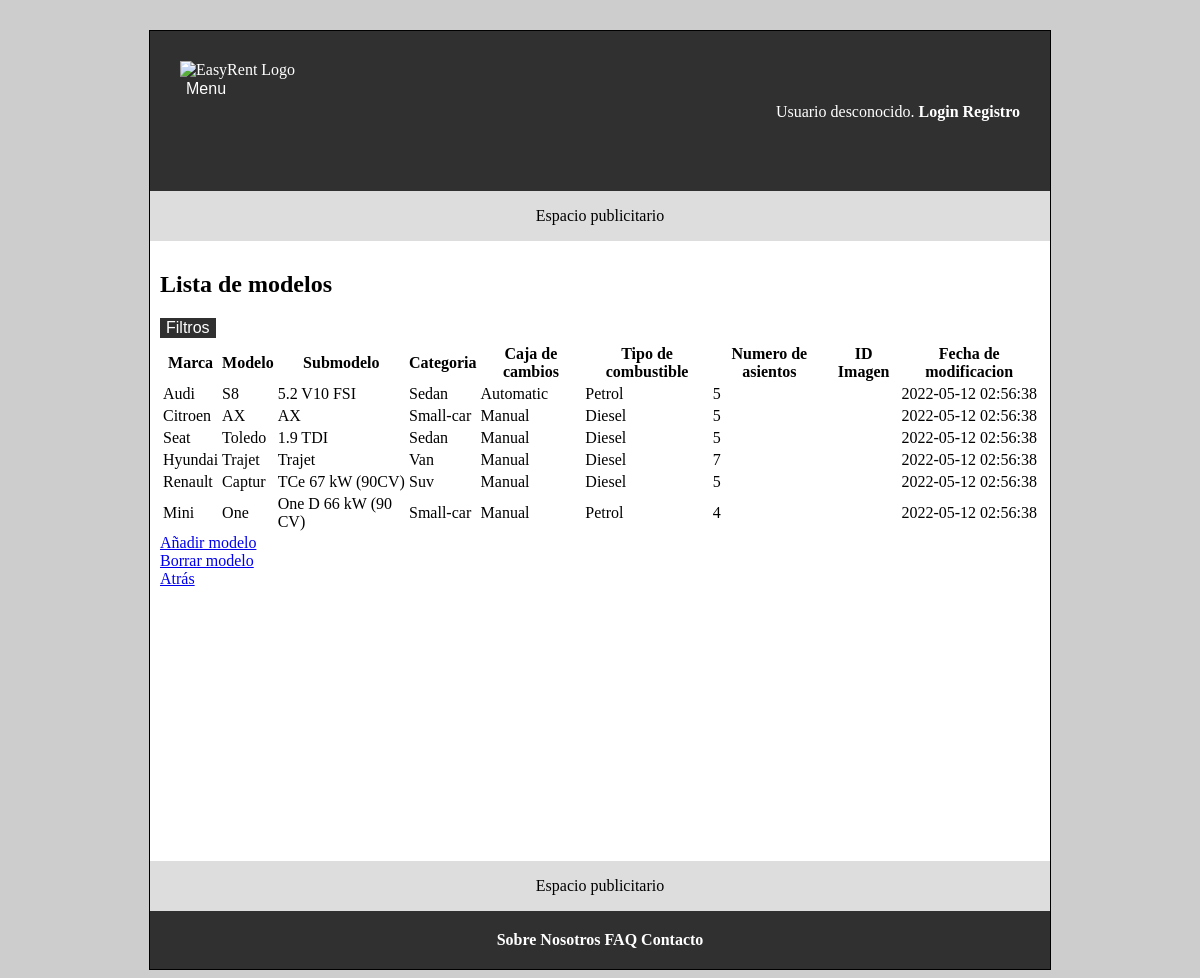
The page /modelsAdmin.php on the database its author committed.
### tables this page shows
create table
  Model (
    m_id serial primary key,
    brand varchar(40),
    model varchar(40),
    submodel varchar(40) unique not null,
    gearbox enum('Manual', 'Automatic', 'Semi-automatic', 'Duplex'),
    category enum('Coupe', 'Pickup', 'Roadster', 'Sedan', 'Small-car', 'Suv', 'Van'),
    fuelType enum ('Diesel', 'Electric-hybrid', 'Electric', 'Petrol', 'Plug-in-hybrid') not null,
    seatCount tinyint not null,
    vehicleImg bigint unsigned,
    fecha TIMESTAMP DEFAULT CURRENT_TIMESTAMP  ON UPDATE CURRENT_TIMESTAMP,
    foreign key (vehicleImg) references Image(img_id),
    check (seatCount regexp '^[2-9]{1}$')
  );

### includes/service/ModelService.php (called while the page is built, shortened)
<?php
class ModelService {
    private $modelRepository;
    private static $instance;
    private function __construct() {
        $this->modelRepository = $GLOBALS['db_model_repository'];
    }
    public static function getInstance()
    {
        if (!self::$instance instanceof self) {
            self::$instance = new self();
        }
        return self::$instance;
    }
    public function readAllModels(){
        $models = $this->modelRepository->findAll();
        return $models;
    }
}

### includes/persistance/repository/MysqlConnector.php (called while the page is built, shortened)
<?php
class MysqlConnector implements DatabaseConnection {
    private static $instance;
    private $mysqli;
    private function __construct()
    {
        $this->mysqli = null;
    }
    public static function getInstance()
    {
        if (self::$instance === null)
            self::$instance = new self;
        return self::$instance;
    }
    public function getConnection()
    {
        if ($this->mysqli == null) {
            $mysqli = new mysqli(BD_HOST, BD_USER, BD_PASS, BD_NAME, BD_PORT);
            $this->mysqli = $mysqli;
        }
        return $this->mysqli;
    }
    public function prepare($sql) {
        return self::getInstance()->getConnection()->prepare($sql);
    }
}

### includes/persistance/repository/MysqlModelRepository.php (called while the page is built, shortened)
<?php
class MysqlModelRepository extends AbstractMysqlRepository {
    public function findAll() : array
    {
        $models = [];
        $sql = sprintf("select * from Model");
        $stmt = $this->db->prepare($sql);
        $stmt->execute();
        $result = $stmt->get_result();
        while ($row = $result->fetch_assoc()) {
            $model = new Model($row['m_id'], $row['brand'], $row['model'], $row['submodel'], $row['gearbox'], $row['category'], $row['fuelType'], $row['seatCount'], $row['vehicleImg'], $row['fecha']);
            $models[] = $model;
        }
        return $models;
    }
}

### includes/service/lists/ModelList.php (called while the page is built, shortened)
<?php
class ModelList
{
    private $array;
    public function __construct($array = array())
    {
        $this->array = $array;
    }
    public function getArray()
    {
        return $this->array;
    }
}

### includes/persistance/entity/Model.php (called while the page is built, shortened)
<?php
class Model
{
    private $brand;
    private $model;
    private $submodel;
    private $gearbox;
    private $category;
    private $fuelType;
    private $seatCount;
    private $timeStamp;
    public function __construct($m_id, $brand, $model, $submodel, $gearbox, $category, $fuelType, $seatCount, $image, $timeStamp = null)
    {
        $this->brand = $brand;
        $this->model = $model;
        $this->submodel = $submodel;
        $this->gearbox = $gearbox;
        $this->category = $category;
        $this->fuelType = $fuelType;
        $this->seatCount = $seatCount;
        $this->timeStamp = $timeStamp;
    }
    public function getBrand()
    {
        return $this->brand;
    }
    public function getModel()
    {
        return $this->model;
    }
    public function getSubmodel()
    {
        return $this->submodel;
    }
    public function getGearbox()
    {
        return $this->gearbox;
    }
    public function getCategory()
    {
        return $this->category;
    }
    public function getFuelType()
    {
        return $this->fuelType;
    }
    public function getSeatCount()
    {
        return $this->seatCount;
    }
    public function getTimeStamp()
    {
        return $this->timeStamp;
    }
}

### modelsAdmin.php (the view, shortened to what this page needs)
<?php
$modelService = ModelService::getInstance();
$defaultFunctions = array('cmpBrand', 'cmpModel', 'cmpCategory', 'cmpGearbox', 'cmpFuelType', 'cmpSeatCount', 'cmpFecha');
$functionNames = ['cmpBrand' => 'Marca', 'cmpModel' => 'Modelo', 'cmpCategory' => 'Categoria', 'cmpGearbox' => 'Caja de cambios', 'cmpFuelType' => 'Tipor de combustible', 'cmpSeatCount' => 'Numero de asientos', 'cmpFecha' => 'Fecha de modificacion'];
$modelsList = new ModelList($modelService->readAllModels());
$rutaApp = RUTA_APP;
$filterSelector = '';
if(!empty($defaultFunctions)){
    foreach($defaultFunctions as $function) {
        $filterSelector .= "<a href=\"{$rutaApp}/src/modelsAdmin.php?orderModelsBy={$function}\">{$functionNames[$function]}</a>";
    }
}
$filterSelector .= '';
$contenidoPrincipal = <<<EOS
    <div>
    <h2>Lista de modelos</h2>
    <div class="dropdown">
    <button class="dropbtn" style="float:left">Filtros</button>
    <div class="dropdown-content">
    $filterSelector
    </div>
    </div>
    <div>
    <table>
        <tr>
            <th>Marca</th>
            <th>Modelo</th>
            <th>Submodelo</th>
            <th>Categoria</th>
            <th>Caja de cambios</th>
            <th>Tipo de combustible</th>
            <th>Numero de asientos</th>
            <th>ID Imagen</th>
            <th>Fecha de modificacion</th>
        </tr>
EOS;
foreach($modelsList->getArray() as $model) {
    $contenidoPrincipal .= <<<EOS
        <tr>
            <td>{$model->getBrand()}</td>
            <td>{$model->getModel()}</td>
            <td>{$model->getSubmodel()}</td>
            <td>{$model->getCategory()}</td>
            <td>{$model->getGearbox()}</td>
            <td>{$model->getFuelType()}</td>
            <td>{$model->getSeatCount()}</td>
            <td>{$model->getImage()}</td>
            <td>{$model->getTimeStamp()}</td>
        </tr>
    EOS;
}
$contenidoPrincipal .= <<<EOS
    </table>
    </div>
    </div>
    <div>
    <div class="info">
    <a href="nuevoModelo.php">Añadir modelo</a>
    </div>
    <div class="info">
    <a href="borrarModelo.php">Borrar modelo</a>
    </div>
    <div id="anteriorUrl">
    <a href="admin.php">Atrás</a>
    </div>
    </div>
EOS;
require __DIR__.'/includes/vistas/plantillas/plantilla.php';

### estilo.css (style rules this page uses)
body { background-color: #cdcdcd; }
button.dropbtn { background-color: #303030; color: white; font-size: 16px; border: none; cursor: pointer; }
div.dropdown { position: relative; display: inline-block; }
button, a.boton { border: 1px solid black; font-size: 0.9em; font-family: Arial, serif; font-weight: 400; }

### rows shown on the page
model: brand "Audi", model "S8", submodel "5.2 V10 FSI", category "Sedan", gearbox "Automatic", fuelType "Petrol", seatCount "5", fecha "2022-05-12 02:56:38"
model: brand "Citroen", model "AX", submodel "AX", category "Small-car", gearbox "Manual", fuelType "Diesel", seatCount "5", fecha "2022-05-12 02:56:38"
model: brand "Seat", model "Toledo", submodel "1.9 TDI", category "Sedan", gearbox "Manual", fuelType "Diesel", seatCount "5", fecha "2022-05-12 02:56:38"
model: brand "Hyundai", model "Trajet", submodel "Trajet", category "Van", gearbox "Manual", fuelType "Diesel", seatCount "7", fecha "2022-05-12 02:56:38"
model: brand "Renault", model "Captur", submodel "TCe 67 kW (90CV)", category "Suv", gearbox "Manual", fuelType "Diesel", seatCount "5", fecha "2022-05-12 02:56:38"
model: brand "Mini", model "One", submodel "One D 66 kW (90 CV)", category "Small-car", gearbox "Manual", fuelType "Petrol", seatCount "4", fecha "2022-05-12 02:56:38"

### other values the page prints
$banner "Espacio publicitario"
